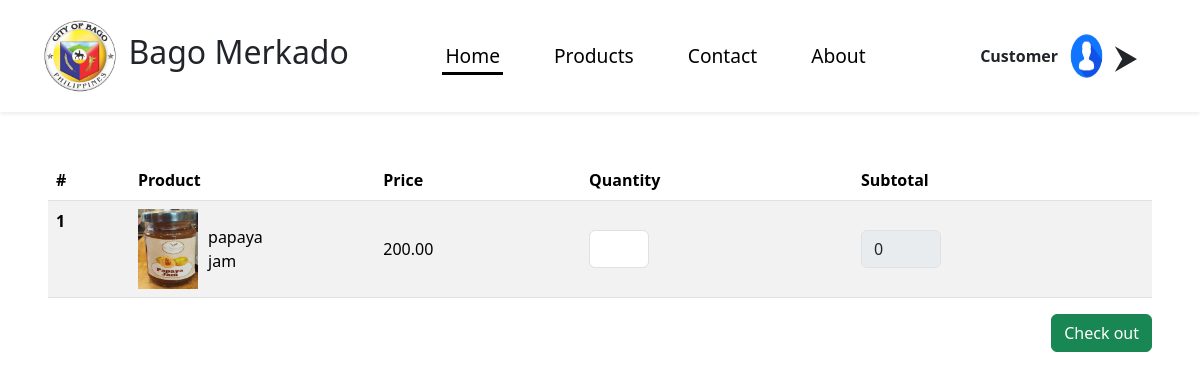
Screenshot of /cart.php (signed in) with the database file from the repository.
### tables this page shows
CREATE TABLE `cart` (
  `cart_id` int(11) NOT NULL,
  `product_id` int(11) NOT NULL,
  `customer_id` int(11) NOT NULL,
  `created_at` date NOT NULL DEFAULT current_timestamp()
);

CREATE TABLE `product` (
  `product_id` int(11) NOT NULL,
  `supplier_id` int(11) NOT NULL,
  `category_id` int(11) NOT NULL,
  `name` varchar(100) NOT NULL,
  `description` text NOT NULL,
  `price` decimal(10,2) NOT NULL,
  `stock_quantity` int(11) NOT NULL,
  `image_url` text NOT NULL,
  `status` enum('active','inactive') NOT NULL DEFAULT 'active',
  `created_at` date NOT NULL DEFAULT current_timestamp()
);

### backend/model/dbh.class.php (called while the page is built)
<?php
class Dbh {
    private $host = "localhost";
    private $username = "root";
    private $password = "";
    private $database = "msme_db";
    protected function connect() {
        try {
            $dsn = "mysql:host=$this->host;dbname=$this->database;charset=utf8mb4";
            $pdo = new PDO($dsn, $this->username, $this->password);
            $pdo->setAttribute(PDO::ATTR_ERRMODE, PDO::ERRMODE_EXCEPTION);
            return $pdo;
        } catch (PDOException $e) {
            die("Database connection failed: " . $e->getMessage());
        }
    }
}

### backend/model/cart.class.php (called while the page is built, shortened)
<?php
class Cart extends Dbh{
    protected function getAddedCart($customer_id){
        $stmt = $this->connect()->prepare("SELECT pt.product_id ,crt.cart_id ,crt.customer_id, pt.name, pt.image_url, pt.price FROM cart crt INNER JOIN product pt ON crt.product_id = pt.product_id WHERE crt.customer_id = ?");
        $stmt->execute([$customer_id]);
        return $stmt->fetchAll(PDO::FETCH_ASSOC);
    }
}

### cart.php (the view, shortened to what this page needs)
<?php
include "backend/model/dbh.class.php";
include "backend/model/cart.class.php";
class GetCart extends Cart{
    public function getProduct($customer_id){
        return $this->getAddedCart($customer_id);
    }
}
$cart = new GetCart();
$customer_id = $_SESSION['id'];
$products = $cart->getProduct($customer_id);
?>
<!DOCTYPE html>
<html lang="en">
<head>
    <link rel="stylesheet" href="css/animate.min.css">
    <link rel="stylesheet" href="css/all.css">
    <link rel="stylesheet" href="css/fontawesome.css">
    <link href="css/bootstrap.min.css" rel="stylesheet">
    <link rel="stylesheet" href="css/product.css">
    <link rel="stylesheet" href="css/sweetalert2.min.css">
    <link rel="stylesheet" href="css/cart.css">
</head>
<body>
    <?php include 'subpages/header.php' ?>
    <div class="content d-flex flex-row w-100">
        <?php if(count($products)!=0){ ?>
        <form class="p-5 w-100" id="submitBuy">
            <table class="table table-striped">
                <thead>
                    <tr>
                        <th scope="col">#</th>
                        <th scope="col">Product</th>
                        <th scope="col">Price</th>
                        <th scope="col">Quantity</th>
                        <th scope="col">Subtotal</th>
                    </tr>
                </thead>
                <tbody>
                    <?php foreach($products as $key => $product){ ?>
                        <tr>
                            <th scope="row"><?php echo $key+1 ?></th>
                            <td>
                                <div class="product-cell">
                                    <img src="uploads/<?php echo $product['image_url'] ?>" alt="<?php echo $product['name'] ?>">
                                    <span><?php echo $product['name'] ?></span>
                                </div>
                            </td>
                            <td class="align-middle" class="price-product">
                                <?php echo $product['price'] ?>
                            </td>
                            <td class="align-middle">
                                <input type="number" name="quantity[]" class="form-control quantity-input" style="width: 60px;" data-price="<?php echo $product['price'] ?>">
                            </td>
                            <td class="align-middle">
                                <input type="number" class="form-control subtotal-input" value="0" disabled style="width: 80px;">
                            </td>
                        </tr>
                    <?php }?>
                </tbody>
            </table>
            <div class="w-100 d-flex justify-content-end">
                <button type="submit" class="btn btn-success">Check out</button>
            </div>
        </form>
        <?php }else{ ?>
            <p>No product add to cart.</p>
        <?php } ?>
    </div>
</body>
</html>

### css/product.css (style rules this page uses)
.content { padding-top: 5rem; }

### css/cart.css (style rules this page uses)
.content { padding-top: 7rem; }
.product-cell { min-width: 25px; max-width: 50px; display: flex; align-items: center; }
.product-cell img { width: 60px; height: auto; margin-right: 10px; }

### rows the page displays
cart: product.image_url (picture), product.name "papaya jam", product.price "200.00"

### other values shown
$_SESSION['name'] "Customer"
